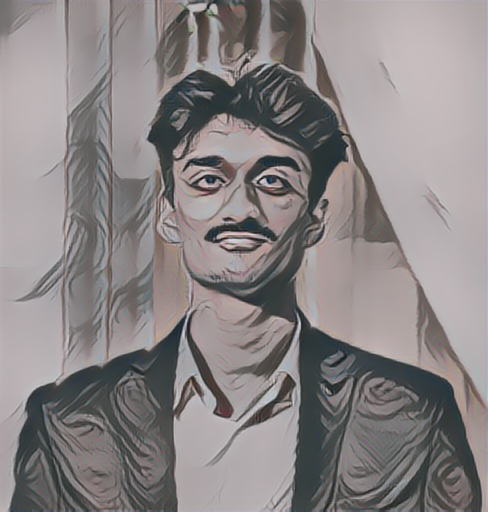
#> input picture Cartoonified_Images/cartoonified1.png, 488 x 512 px
$ python -i classic.py   (imports and definitions only)
#> lines starting #> are read from the running program, lines starting #| are printed output that depends on the picture; after the words box and inside, x2 and y2 are one past the last pixel; in counts of white or black regions, pixels touching at a corner belong together
# cartoonify/classic.py
import cv2
import numpy as np

def classic_cartoonify(image_rgb, resize_to=(960,540)):
    # image_rgb: numpy array in RGB
#> called with resize_to = (960, 540)
    img = image_rgb.copy()
    # Convert to BGR for OpenCV operations that expect BGR if needed
    # but we'll convert internally where required
    # 1. Grayscale
    gray = cv2.cvtColor(img, cv2.COLOR_RGB2GRAY)
    # 2. Median blur
    blur = cv2.medianBlur(gray, 5)
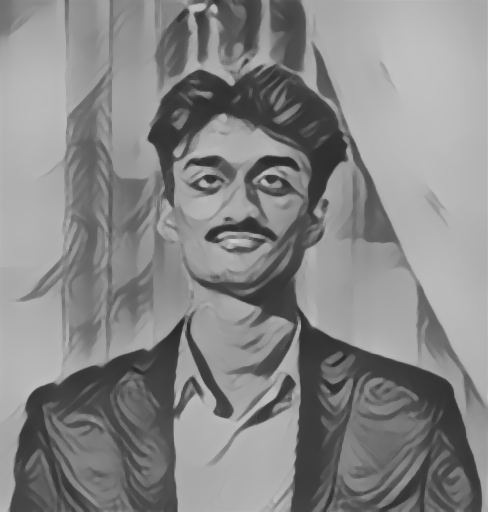
#> blur: shape (512, 488); min 41, max 203, mean 134.5
    # 3. Edge detection (adaptive threshold)
    edges = cv2.adaptiveThreshold(blur, 255,
                                  cv2.ADAPTIVE_THRESH_MEAN_C,
                                  cv2.THRESH_BINARY, 9, 9)
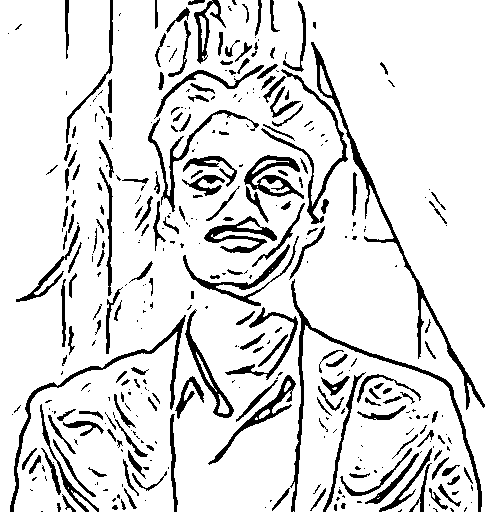
#> edges: shape (512, 488); 87.2% white; 384 black regions (203 under 20 px), largest, box (x1, y1, x2, y2) and area: (311, 42, 485, 410) 2249, (290, 279, 482, 512) 1958, (10, 315, 186, 512) 1421
    # 4. Bilateral filter on color image
    color = cv2.bilateralFilter(img, 9, 300, 300)
    # 5. Combine
    edges_colored = cv2.cvtColor(edges, cv2.COLOR_GRAY2RGB)
    cartoon = cv2.bitwise_and(color, edges_colored)
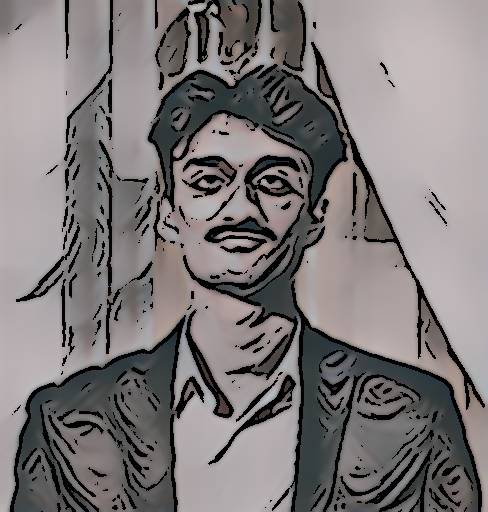
#> cartoon: shape (512, 488, 3); mean R, G, B 125.6, 120.6, 121.2
    # resize for consistent display
    cartoon = cv2.resize(cartoon, resize_to)
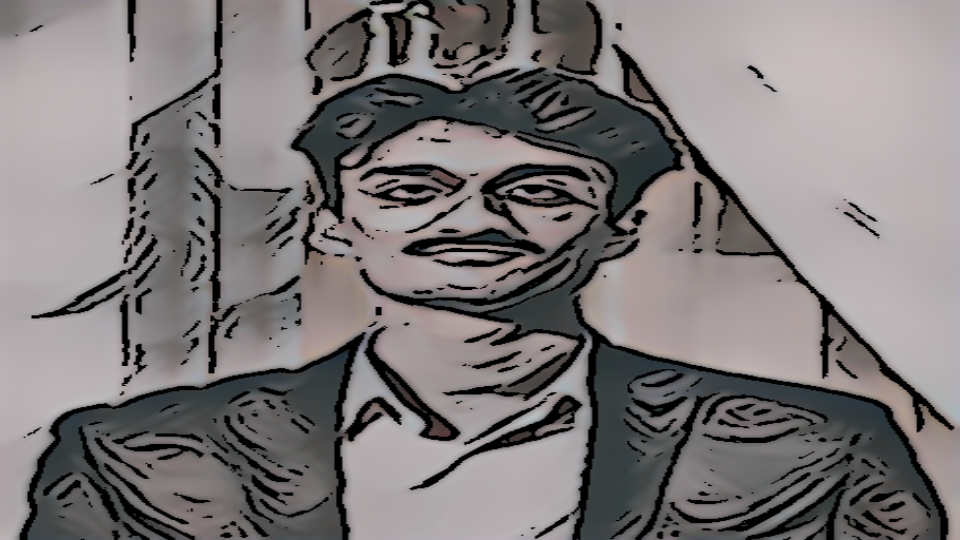
#> cartoon: shape (540, 960, 3); mean R, G, B 125.5, 120.5, 121.1
    return cartoon

>>> import cv2
>>> picture = cv2.cvtColor(cv2.imread('../Cartoonified_Images/cartoonified1.png'), cv2.COLOR_BGR2RGB)
>>> result = classic_cartoonify(picture)

$ run again, on Cartoonified_Images/cartoonified2.png
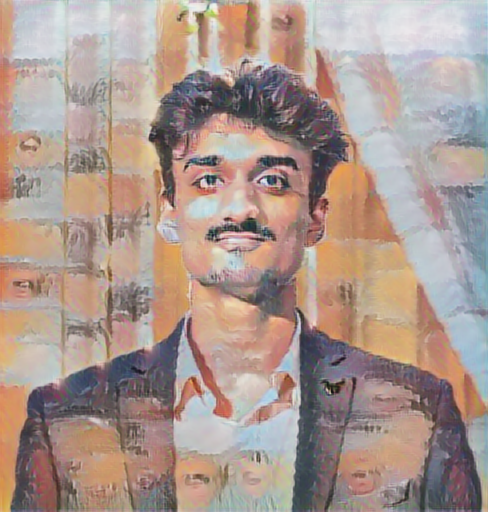
#> input picture Cartoonified_Images/cartoonified2.png, 488 x 512 px
#> in classic_cartoonify, `edges = cv2.adaptiveThreshold(blur, 255, cv2.ADAPTIVE_THRESH_MEAN_C, c..`:
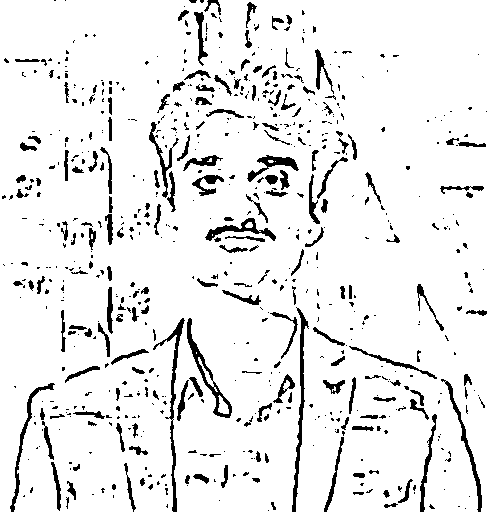
#> edges: shape (512, 488); 91.7% white; 666 black regions (471 under 20 px), largest, box (x1, y1, x2, y2) and area: (292, 307, 309, 512) 774, (153, 318, 185, 512) 771, (187, 318, 232, 418) 684
#> in classic_cartoonify, `cartoon = cv2.resize(cartoon, resize_to)`:
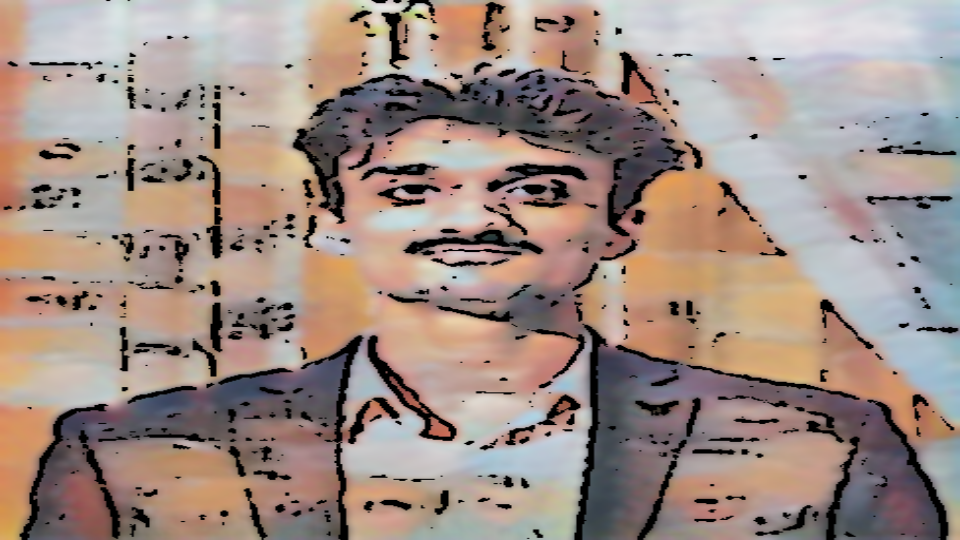
#> cartoon: shape (540, 960, 3); mean R, G, B 159.9, 142, 134

$ run again, on Cartoonified_Images/cartoonified3.png
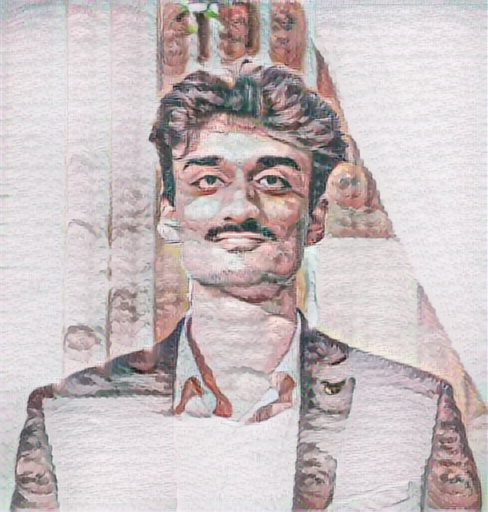
#> input picture Cartoonified_Images/cartoonified3.png, 488 x 512 px
#> in classic_cartoonify, `edges = cv2.adaptiveThreshold(blur, 255, cv2.ADAPTIVE_THRESH_MEAN_C, c..`:
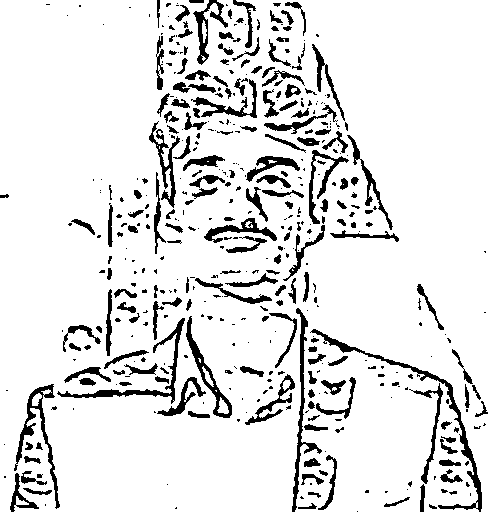
#> edges: shape (512, 488); 89% white; 452 black regions (257 under 20 px), largest, box (x1, y1, x2, y2) and area: (310, 329, 482, 512) 1453, (57, 318, 185, 404) 985, (14, 384, 60, 509) 955
#> in classic_cartoonify, `cartoon = cv2.resize(cartoon, resize_to)`:
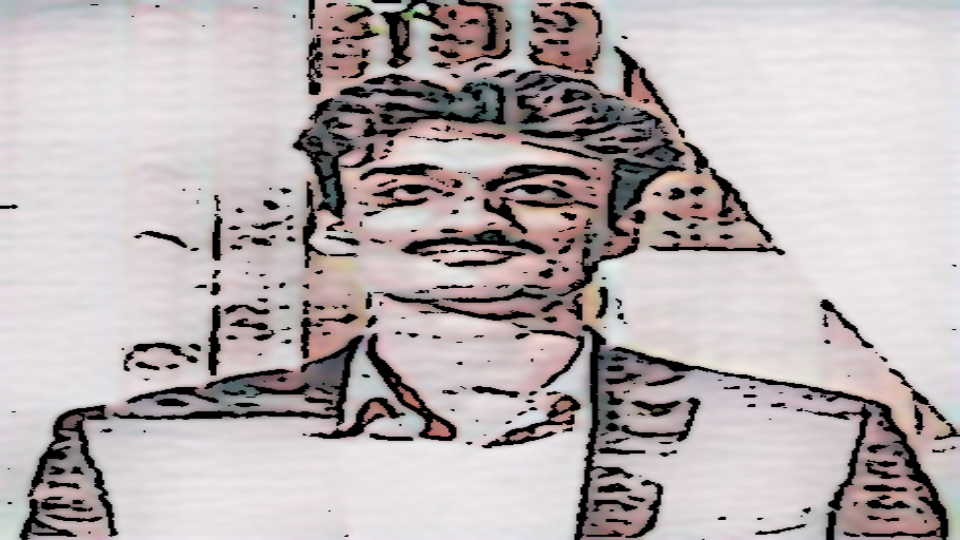
#> cartoon: shape (540, 960, 3); mean R, G, B 184.7, 175.9, 177.2

$ run again, on Cartoonified_Images/cartoonified4.png
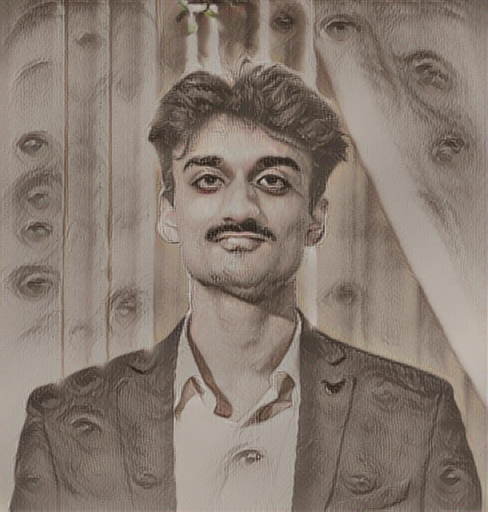
#> input picture Cartoonified_Images/cartoonified4.png, 488 x 512 px
#> in classic_cartoonify, `edges = cv2.adaptiveThreshold(blur, 255, cv2.ADAPTIVE_THRESH_MEAN_C, c..`:
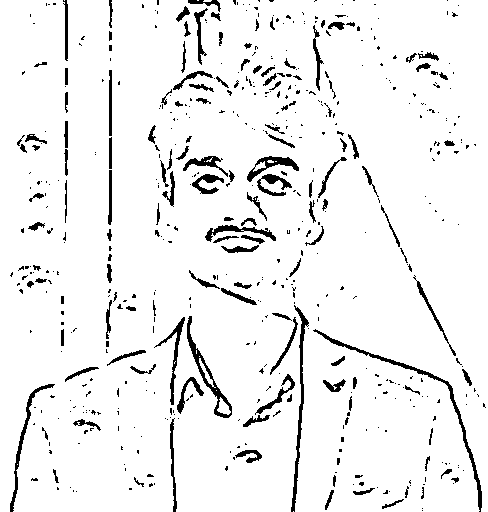
#> edges: shape (512, 488); 93.7% white; 545 black regions (407 under 20 px), largest, box (x1, y1, x2, y2) and area: (313, 329, 482, 512) 953, (291, 305, 309, 512) 710, (187, 316, 232, 418) 652
#> in classic_cartoonify, `cartoon = cv2.resize(cartoon, resize_to)`:
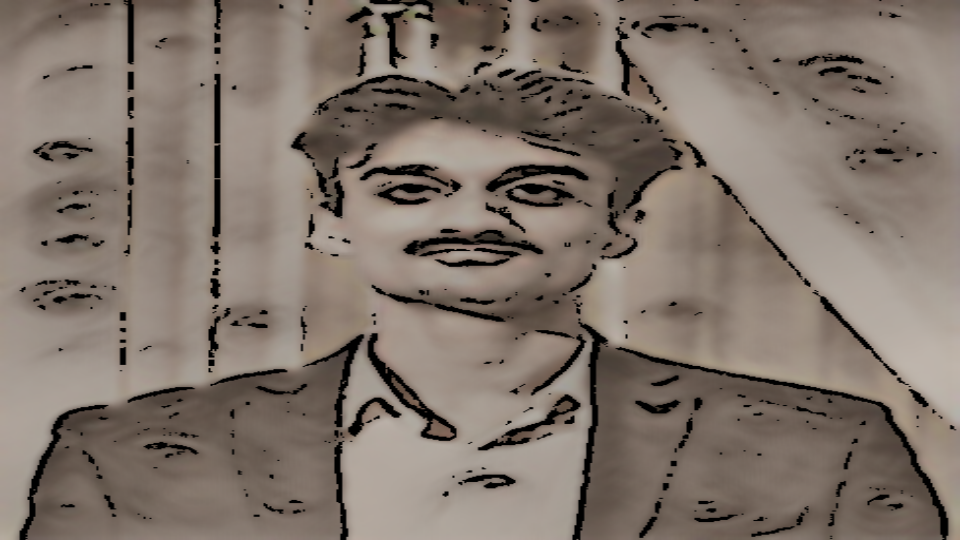
#> cartoon: shape (540, 960, 3); mean R, G, B 129, 116.6, 107
